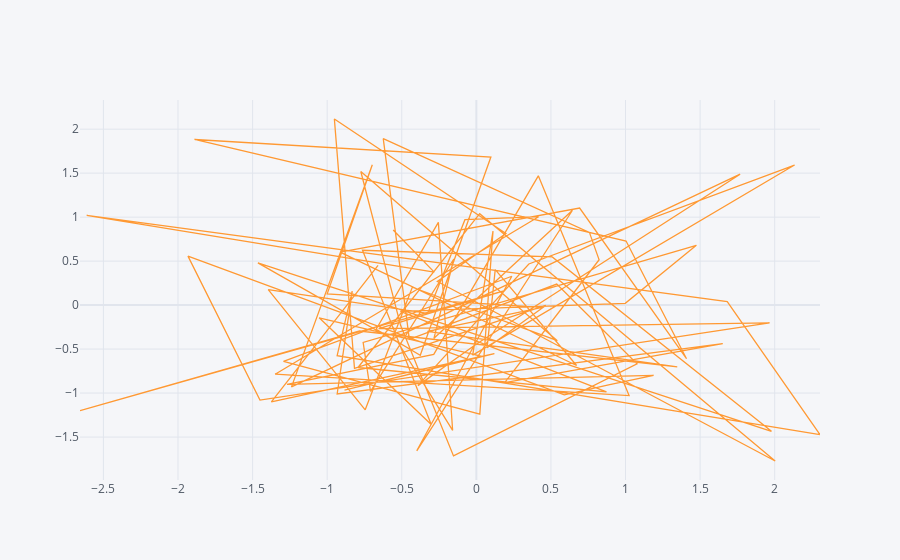

The code cell stored with this chart in its notebook:
### Code cell
df.iplot(kind = 'scatter', x='A', y='B')
